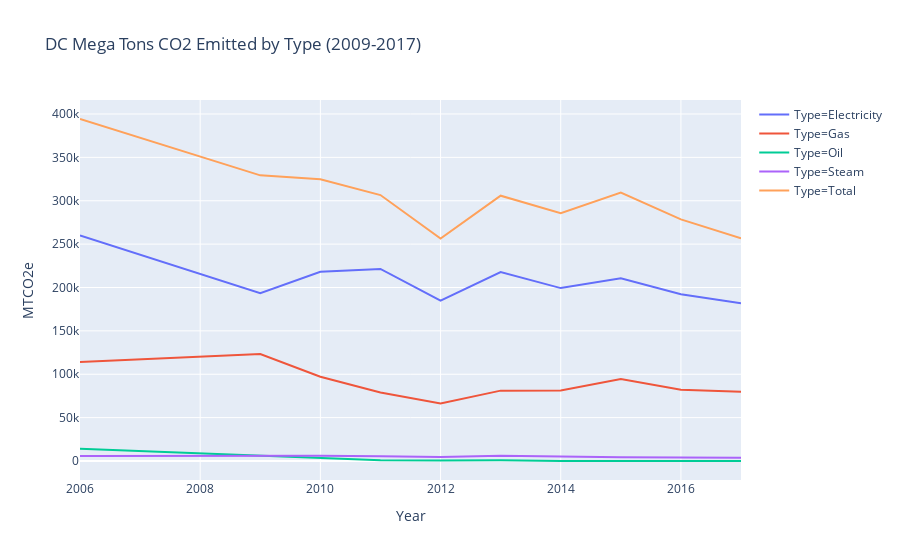

Notebook code for this chart:
### Code cell
px.line(x='Year', y='MTCO2e',data_frame=df1,color='Type',title='DC Mega Tons CO2 Emitted by Type (2009-2017)')
#Click the labels in the legend to deactivate and reactivate layers!
#Click and drag to zoom in on an area!

### Figure 1 — Plotly figure (JSON) as saved in the notebook; plotly's stock layout.template omitted (floating-point values rounded to 4 significant figures)
{"data": [{"hoverlabel": {"namelength": 0}, "hovertemplate": "Type=Electricity<br>Year=%{x}<br>MTCO2e=%{y}", "legendgroup": "Type=Electricity", "line": {"color": "#636efa", "dash": "solid"}, "mode": "lines", "name": "Type=Electricity", "showlegend": true, "type": "scatter", "x": [2006, 2009, 2010, 2011, 2012, 2013, 2014, 2015, 2016, 2017], "xaxis": "x", "y": [260100, 193390, 218080, 221450, 184880, 217760, 199310, 210730, 192310, 181880], "yaxis": "y"}, {"hoverlabel": {"namelength": 0}, "hovertemplate": "Type=Gas<br>Year=%{x}<br>MTCO2e=%{y}", "legendgroup": "Type=Gas", "line": {"color": "#EF553B", "dash": "solid"}, "mode": "lines", "name": "Type=Gas", "showlegend": true, "type": "scatter", "x": [2006, 2009, 2010, 2011, 2012, 2013, 2014, 2015, 2016, 2017], "xaxis": "x", "y": [114140, 123210, 97200, 78940, 66230, 81100, 81360, 94400, 82120, 79950], "yaxis": "y"}, {"hoverlabel": {"namelength": 0}, "hovertemplate": "Type=Oil<br>Year=%{x}<br>MTCO2e=%{y}", "legendgroup": "Type=Oil", "line": {"color": "#00cc96", "dash": "solid"}, "mode": "lines", "name": "Type=Oil", "showlegend": true, "type": "scatter", "x": [2006, 2009, 2010, 2011, 2012, 2013, 2014, 2015, 2016, 2017], "xaxis": "x", "y": [14230, 6170, 3490, 800, 720, 930, 130, 130, 0, 0], "yaxis": "y"}, {"hoverlabel": {"namelength": 0}, "hovertemplate": "Type=Steam<br>Year=%{x}<br>MTCO2e=%{y}", "legendgroup": "Type=Steam", "line": {"color": "#ab63fa", "dash": "solid"}, "mode": "lines", "name": "Type=Steam", "showlegend": true, "type": "scatter", "x": [2006, 2009, 2010, 2011, 2012, 2013, 2014, 2015, 2016, 2017], "xaxis": "x", "y": [5760, 6530, 6080, 5390, 4650, 6040, 4990, 4300, 4070, 3750], "yaxis": "y"}, {"hoverlabel": {"namelength": 0}, "hovertemplate": "Type=Total<br>Year=%{x}<br>MTCO2e=%{y}", "legendgroup": "Type=Total", "line": {"color": "#FFA15A", "dash": "solid"}, "mode": "lines", "name": "Type=Total", "showlegend": true, "type": "scatter", "x": [2006, 2009, 2010, 2011, 2012, 2013, 2014, 2015, 2016, 2017], "xaxis": "x", "y": [394230, 329290, 324830, 306560, 256470, 305830, 285770, 309540, 278500, 256620], "yaxis": "y"}], "layout": {"legend": {"tracegroupgap": 0}, "title": {"text": "DC Mega Tons CO2 Emitted by Type (2009-2017)"}, "xaxis": {"anchor": "y", "domain": [0, 1], "title": {"text": "Year"}}, "yaxis": {"anchor": "x", "domain": [0, 1], "title": {"text": "MTCO2e"}}}}
